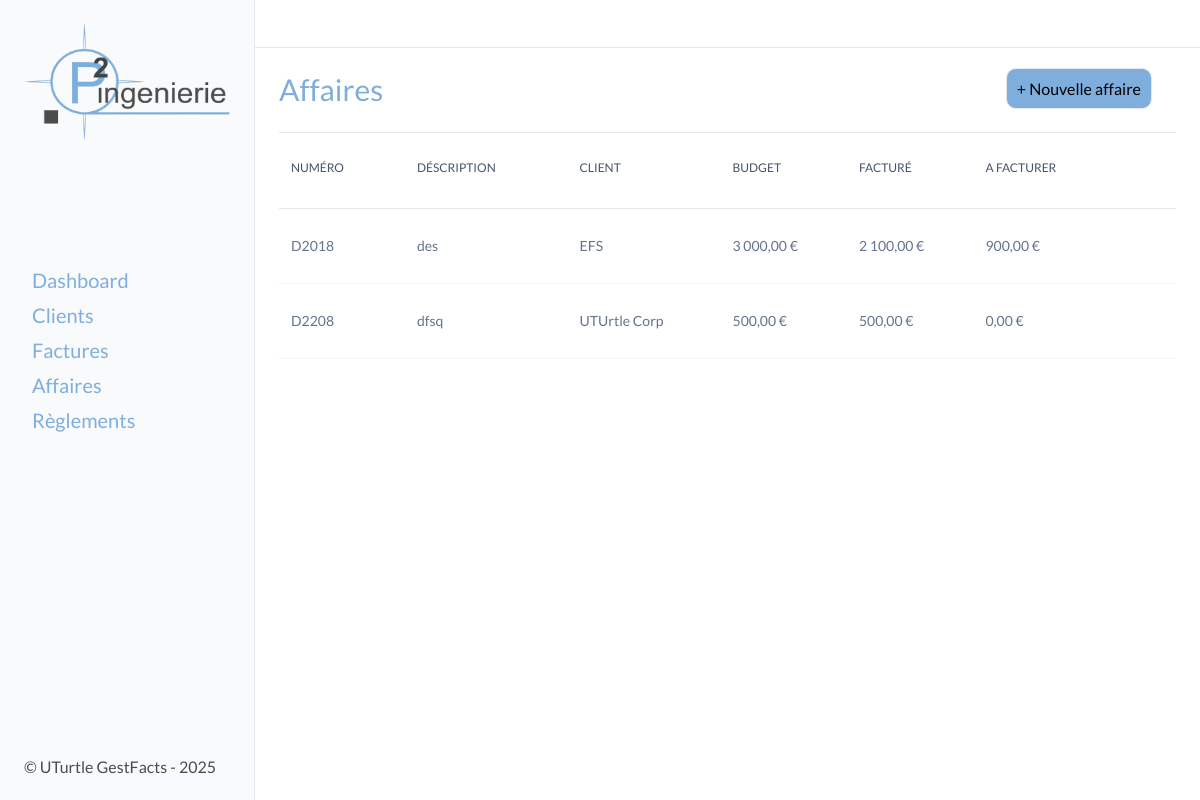
Before: /affaires/ with the older database file.
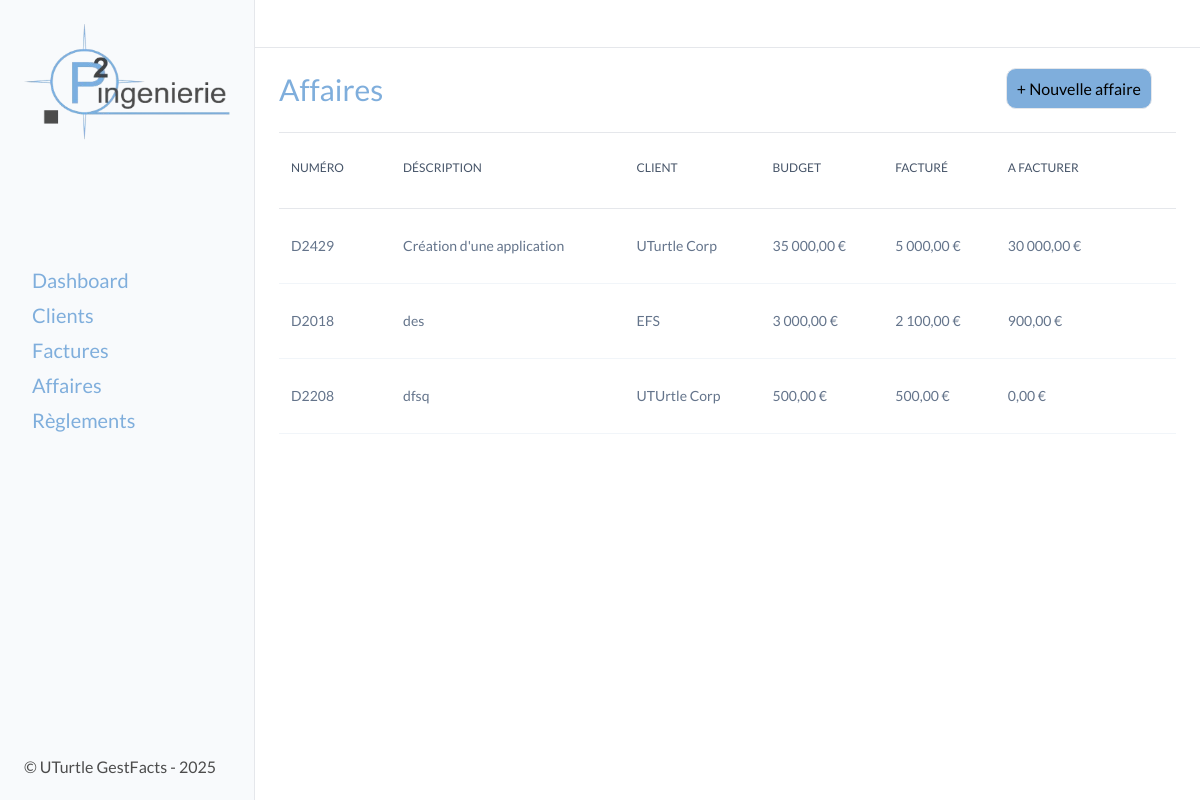
After: the same page with the newer database file.
### affaires/models.py (models this page shows, shortened)
class Affaire(models.Model):
    client = models.ForeignKey('clients.Client', on_delete=models.SET_NULL, null=True, related_name='affaires')
    client_entity_name = models.CharField(max_length=100, blank=True, null=True)
    affaire_number = models.CharField(max_length=10, unique=True, db_index=True)
    affaire_description = models.TextField(max_length=200)
    budget = models.DecimalField(max_digits=10, decimal_places=2)
    class Meta:
        verbose_name = "Affaire"
        verbose_name_plural = "Affaires"
    def formatted_budget(self):
        return f"{self.budget:,.2f} €".replace(",", " ").replace(".", ",")
    @property
    def total_facture_ht(self):
        return sum(facture.amount_ht for facture in self.invoices.all())
    def formatted_total_facture_ht(self):
        return f"{self.total_facture_ht:,.2f} €".replace(",", " ").replace(".", ",")
    @property
    def reste_a_facturer(self):
        return self.budget - self.total_facture_ht
    def formatted_reste_a_facturer(self):
        return f"{self.reste_a_facturer:,.2f} €".replace(",", " ").replace(".", ",")

### factures/models.py (models this page shows, shortened)
class Invoice(models.Model):
    TYPE_CHOICES = [
        ('facture', 'Facture'),
        ('avoir', 'Avoir'),
        ('proforma', 'Proforma'),
        ]
    STATUT_CHOICES = [
        ('a_payer', 'À payer'),
        ('partiellement_payee', 'Partiellement payée'),
        ('payee', 'Payée'),
        ('en_retard', 'En retard'),
        ('annulee', 'Annulée'),
    ]
    date = models.DateField()
    type = models.CharField(max_length=10, choices=TYPE_CHOICES, default='facture')
    affaire = models.ForeignKey('affaires.Affaire', on_delete=models.CASCADE, related_name="invoices")
    invoice_number = models.CharField(max_length=10, unique=True, db_index=True)
    client = models.ForeignKey('clients.Client', on_delete=models.SET_NULL, related_name='invoices', db_index=True, null=True)
    client_entity_name = models.CharField(max_length=100, blank=True, null=True)
    invoice_object = models.TextField(max_length=200)
    amount_ht = models.DecimalField(max_digits=10, decimal_places=2)
    vat_rate = models.DecimalField(max_digits=5, decimal_places=2, default=20.0)
    statut = models.CharField(max_length=20, choices=STATUT_CHOICES, default='a_payer')
    class Meta:
        verbose_name = "Facture"
        verbose_name_plural = "Factures"

### affaires/views.py (the view)
# urls.py: path('', affaires, name="affaires"),
def affaires(request):
    affaires = Affaire.objects.all()
    sorted_affaires = sorted(affaires, key=lambda affaire: affaire.reste_a_facturer, reverse=True)
    total_facture_affaire = sum(affaire.total_facture_ht for affaire in affaires)
    return render(request, 'pages/affaires/affaires.html', context={"affaires": sorted_affaires, "total_facture_affaire":total_facture_affaire})

### templates/pages/affaires/affaires.html (shortened to what this page needs)
{% extends "base.html" %}
{% block content %}
<div class="title">
    <H2>Affaires</H2>
    <div class="title_btn">
        <div class="new"><a href="{% url 'affaires:create' %}">+ Nouvelle affaire</a></div>
    </div>
</div>
<section class="tableau">
    <table class="table">
        <thead>
            <tr>
                <th>
                    <div class="th-div">
                        <span>NUMÉRO</span>
                    </div>
                </th>
                <th>
                    <div class="th-div">
                        <span>DÉSCRIPTION</span>
                    </div>
                </th>
                <th>
                    <div class="th-div">
                        <span>CLIENT</span>
                    </div>
                </th>
                <th>
                    <div class="th-div">
                        <span>BUDGET</span>
                    </div>
                </th>
                <th>
                    <div class="th-div">
                        <span>FACTURÉ</span>
                    </div>
                </th>
                <th>
                    <div class="th-div">
                        <span>A FACTURER</span>
                    </div>
                </th>
                <th>
                    <div class="th-div">
                    </div>
                </th>
            </tr>
        </thead>
        {% if affaires %}
        <tbody>
            {% for affaire in affaires %}
            <tr data-url="{% url 'affaires:detail' affaire.pk %}" class="clickable-row">
                <td clospan="1">
                    <div class="addresse">
                        <p>{{ affaire.affaire_number }}</p>
                    </div>
                </td>
                <td clospan="1">
                    <div class="addresse">
                        <p>{{ affaire.affaire_description }}</p>
                    </div>
                </td>
                <td clospan="1">
                    <div class="addresse">
                        <P>{{ affaire.client_entity_name }}</P>
                    </div>
                </td>
                <td clospan="1">
                    <div class="addresse">
                        <P>{{ affaire.formatted_budget }}</P>
                    </div>
                </td>
                <td clospan="1">
                    <div class="addresse">
                        <P>{{ affaire.formatted_total_facture_ht }}</P>
                    </div>
                </td>
                <td clospan="1">
                    <div class="addresse">
                        <p>{{ affaire.formatted_reste_a_facturer }}</p>
                    </div>
                </td>
                <td clospan="1">
                </td>
            </tr>
            {% endfor %}
        </tbody>
        {% endif %}
    </table>
</section>
{% endblock content %}

Changed rows visible on the page:
added Affaire: affaire_number "D2429", affaire_description "Création d'une application", client_entity_name "UTurtle Corp", formatted_budget "35 000,00 €", formatted_total_facture_ht "5 000,00 €", formatted_reste_a_facturer "30 000,00 €"
